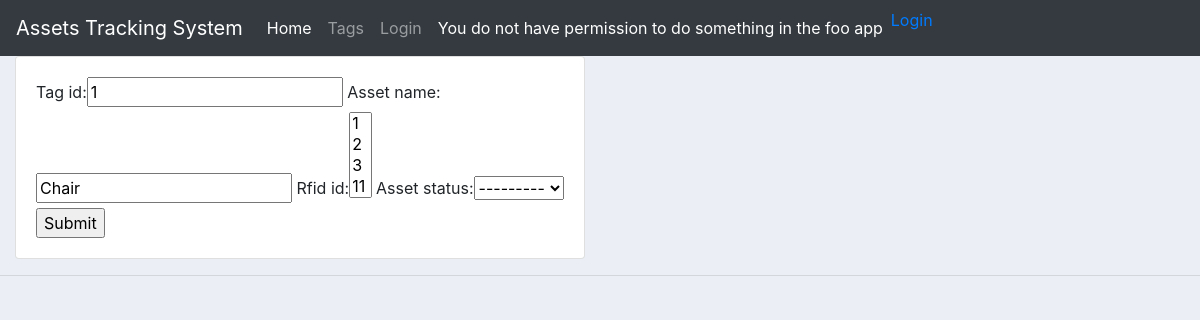
/updateAsset/1/, run on an earlier commit of the app's database.
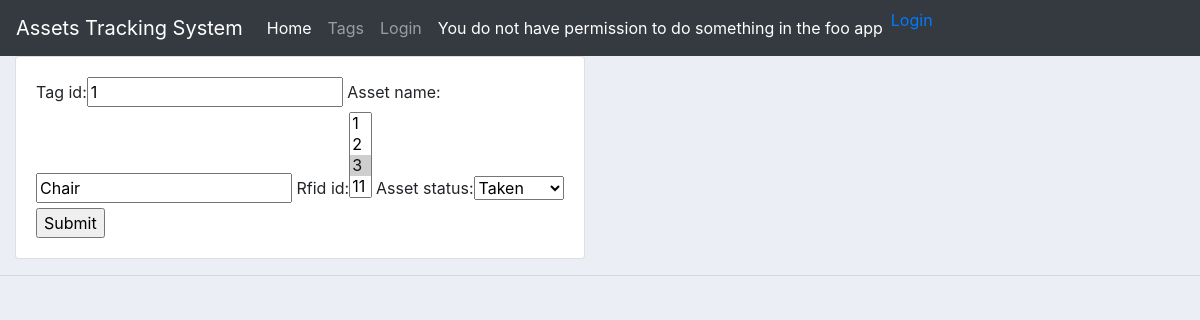
And on a later commit of the database.
### assetstracking/models.py (models this page shows, shortened)
class RFID (models.Model):
    rfid_id = models.IntegerField(null=True)
    rfid_location = models.CharField(max_length=200, null=True)
    subscriber_id = models.ManyToManyField(Subscriber)
    def __str__(self): return str(self.rfid_id)

class Tag(models.Model):
    tag_id = models.IntegerField(null=True)
    asset_name = models.CharField(max_length=200, null=True)
    STATUS = (('Available','Available'),('Taken','Taken'),)
    asset_status = models.CharField(max_length=200, null=True, choices=STATUS)
    subscriber_id = models.ManyToManyField(Subscriber)
    rfid_id = models.ManyToManyField(RFID)
    asset_location = models.CharField(max_length=200, null=True)

### assetstracking/views.py (the view)
# urls.py: path('updateAsset/<str:pk>/', views.updateAsset, name="updateAsset"),
def updateAsset(request, pk):
    asset = Tag.objects.get(id=pk)
    form = AssetForm(instance=asset)
    if request.method == 'POST':
        form = AssetForm(request.POST, instance=asset)
        if form.is_valid():
            form.save()
            return redirect('/subscriber/1')
    context = {'form':form}
    return render(request, 'assetstracking/createAsset.html', context)

### assetstracking/forms.py
class AssetForm(ModelForm):
    class Meta:
        model = Tag
        fields = ['tag_id', 'asset_name', 'rfid_id', 'asset_status']

### assetstracking/templates/assetstracking/createAsset.html (shortened to what this page needs)
{%  extends 'assetstracking/main.html' %}
{% load static %}
{% block content %}
<div class="row">
	<div class="col-md-6">
		<div class="card card-body">
			<form action="" method="POST">
				{{form}}
				<input type="submit" name="Submit">
			</form>
		</div>
	</div>
</div>
{% endblock %}

What changed in the data, as far as the page shows it:
changed Tag "Chair": asset_status "---------" → "Taken"
computed for RFID: rfid_id "1 / 2 / 3 / 11" → "1 / 2 / 3 ☑ / 11"
